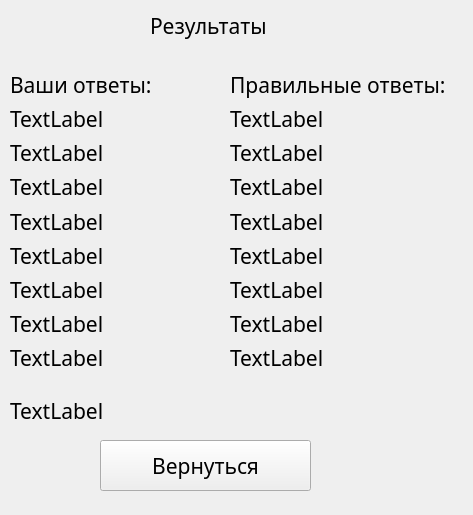
<?xml version="1.0" encoding="UTF-8"?>
<ui version="4.0">
 <class>Form</class>
 <widget class="QWidget" name="Form">
  <property name="geometry">
   <rect>
    <x>0</x>
    <y>0</y>
    <width>473</width>
    <height>515</height>
   </rect>
  </property>
  <property name="font">
   <font>
    <family>MV Boli</family>
    <pointsize>16</pointsize>
   </font>
  </property>
  <property name="windowTitle">
   <string>Form</string>
  </property>
  <widget class="QLabel" name="label">
   <property name="geometry">
    <rect>
     <x>150</x>
     <y>10</y>
     <width>201</width>
     <height>31</height>
    </rect>
   </property>
   <property name="text">
    <string>Результаты</string>
   </property>
  </widget>
  <widget class="QPushButton" name="na_startovy">
   <property name="geometry">
    <rect>
     <x>100</x>
     <y>440</y>
     <width>211</width>
     <height>51</height>
    </rect>
   </property>
   <property name="text">
    <string>Вернуться</string>
   </property>
  </widget>
  <widget class="QWidget" name="verticalLayoutWidget">
   <property name="geometry">
    <rect>
     <x>10</x>
     <y>70</y>
     <width>181</width>
     <height>302</height>
    </rect>
   </property>
   <layout class="QVBoxLayout" name="verticalLayout">
    <item>
     <widget class="QLabel" name="label_3">
      <property name="text">
       <string>Ваши ответы:</string>
      </property>
     </widget>
    </item>
    <item>
     <widget class="QLabel" name="otveti_polsovatela_1">
      <property name="text">
       <string>TextLabel</string>
      </property>
     </widget>
    </item>
    <item>
     <widget class="QLabel" name="otveti_polsovatela_2">
      <property name="text">
       <string>TextLabel</string>
      </property>
     </widget>
    </item>
    <item>
     <widget class="QLabel" name="otveti_polsovatela_3">
      <property name="text">
       <string>TextLabel</string>
      </property>
     </widget>
    </item>
    <item>
     <widget class="QLabel" name="otveti_polsovatela_4">
      <property name="text">
       <string>TextLabel</string>
      </property>
     </widget>
    </item>
    <item>
     <widget class="QLabel" name="otveti_polsovatela_5">
      <property name="text">
       <string>TextLabel</string>
      </property>
     </widget>
    </item>
    <item>
     <widget class="QLabel" name="otveti_polsovatela_6">
      <property name="text">
       <string>TextLabel</string>
      </property>
     </widget>
    </item>
    <item>
     <widget class="QLabel" name="otveti_polsovatela_7">
      <property name="text">
       <string>TextLabel</string>
      </property>
     </widget>
    </item>
    <item>
     <widget class="QLabel" name="otveti_polsovatela_8">
      <property name="text">
       <string>TextLabel</string>
      </property>
     </widget>
    </item>
   </layout>
  </widget>
  <widget class="QWidget" name="verticalLayoutWidget_2">
   <property name="geometry">
    <rect>
     <x>230</x>
     <y>70</y>
     <width>221</width>
     <height>302</height>
    </rect>
   </property>
   <layout class="QVBoxLayout" name="verticalLayout_2">
    <item>
     <widget class="QLabel" name="label_4">
      <property name="text">
       <string>Правильные ответы:</string>
      </property>
     </widget>
    </item>
    <item>
     <widget class="QLabel" name="pravilnie_otveti_1">
      <property name="text">
       <string>TextLabel</string>
      </property>
     </widget>
    </item>
    <item>
     <widget class="QLabel" name="pravilnie_otveti_2">
      <property name="text">
       <string>TextLabel</string>
      </property>
     </widget>
    </item>
    <item>
     <widget class="QLabel" name="pravilnie_otveti_3">
      <property name="text">
       <string>TextLabel</string>
      </property>
     </widget>
    </item>
    <item>
     <widget class="QLabel" name="pravilnie_otveti_4">
      <property name="text">
       <string>TextLabel</string>
      </property>
     </widget>
    </item>
    <item>
     <widget class="QLabel" name="pravilnie_otveti_5">
      <property name="text">
       <string>TextLabel</string>
      </property>
     </widget>
    </item>
    <item>
     <widget class="QLabel" name="pravilnie_otveti_6">
      <property name="text">
       <string>TextLabel</string>
      </property>
     </widget>
    </item>
    <item>
     <widget class="QLabel" name="pravilnie_otveti_7">
      <property name="text">
       <string>TextLabel</string>
      </property>
     </widget>
    </item>
    <item>
     <widget class="QLabel" name="pravilnie_otveti_8">
      <property name="text">
       <string>TextLabel</string>
      </property>
     </widget>
    </item>
   </layout>
  </widget>
  <widget class="QLabel" name="itogi">
   <property name="geometry">
    <rect>
     <x>10</x>
     <y>390</y>
     <width>601</width>
     <height>41</height>
    </rect>
   </property>
   <property name="text">
    <string>TextLabel</string>
   </property>
  </widget>
 </widget>
 <resources/>
 <connections/>
</ui>
